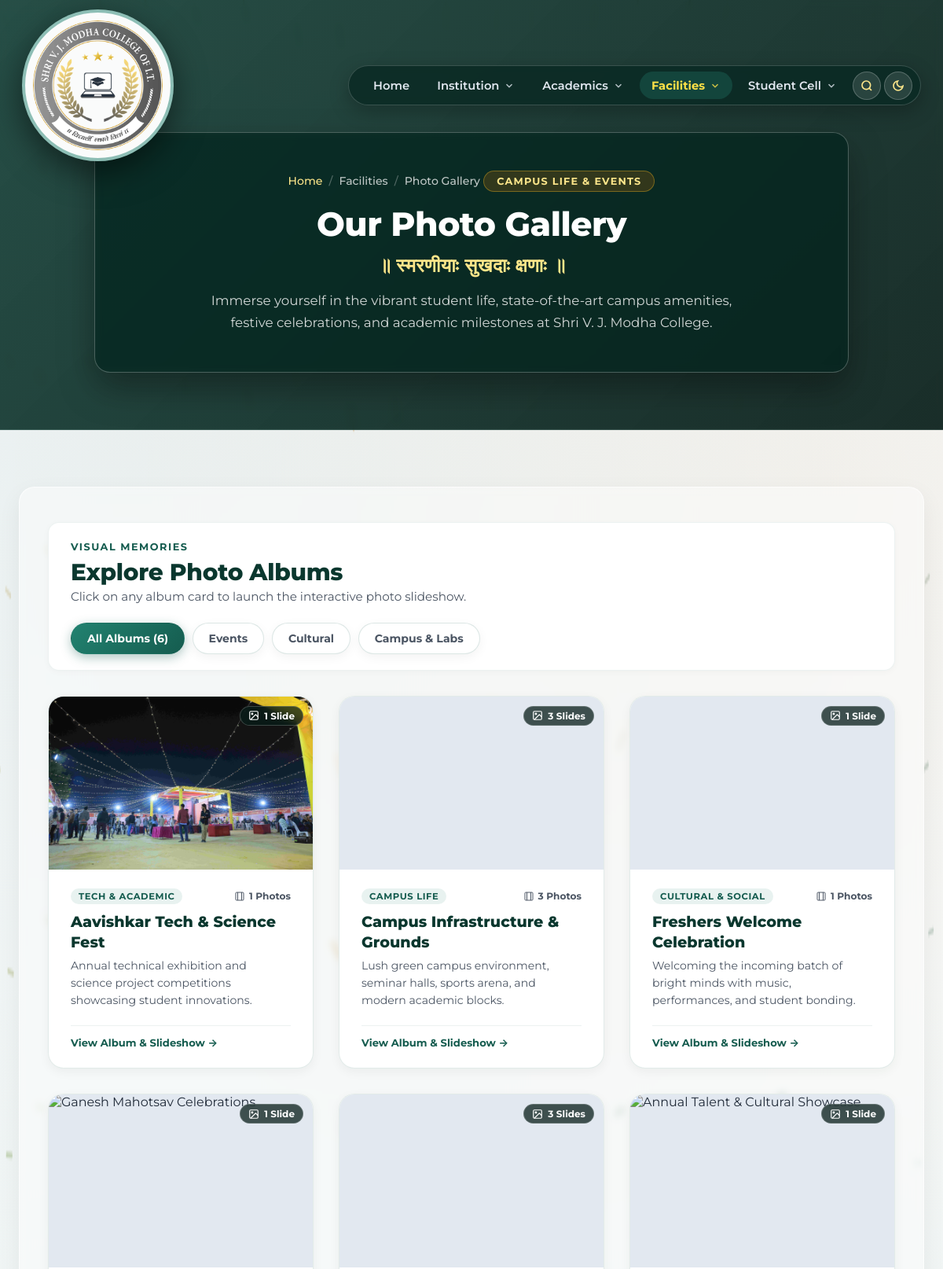
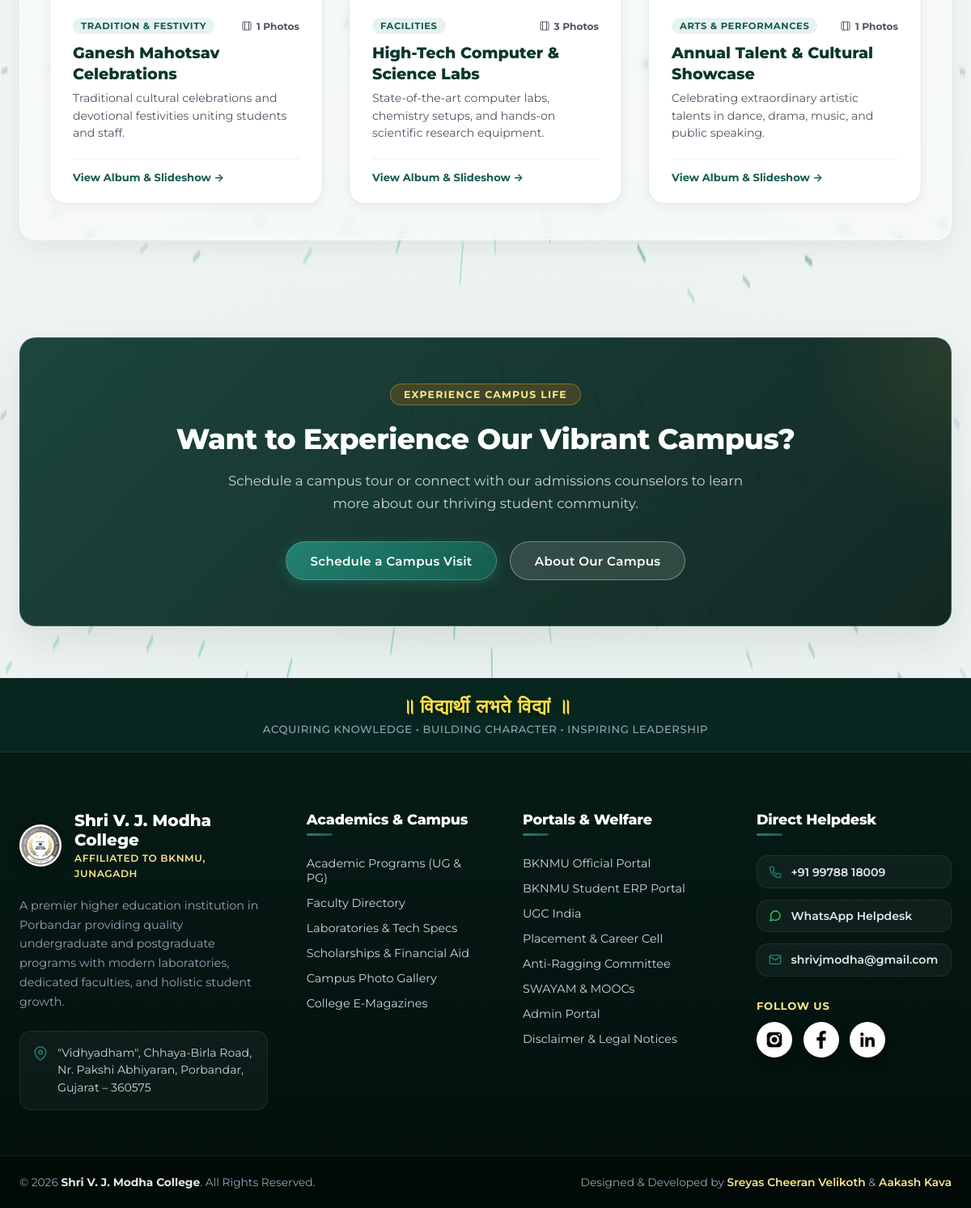
/gallery.php, run on the app's committed database (2 pictures, top to bottom).
### tables this page shows
CREATE TABLE gallery_albums (
        id INTEGER PRIMARY KEY AUTOINCREMENT,
        slug TEXT UNIQUE NOT NULL,
        title TEXT NOT NULL,
        category TEXT NOT NULL,
        category_label TEXT,
        description TEXT,
        cover_image TEXT,
        sort_order INTEGER DEFAULT 0,
        created_at DATETIME DEFAULT CURRENT_TIMESTAMP
    );

CREATE TABLE site_settings (
        key TEXT PRIMARY KEY,
        value TEXT
    );

### admin/includes/db.php (called while the page is built, shortened)
<?php
function getDB(): PDO {
    static $pdo = null;
    if ($pdo === null) {
        $dsn = 'sqlite:' . DB_FILE_PATH;
        $pdo = new PDO($dsn, null, null, [
            PDO::ATTR_ERRMODE => PDO::ERRMODE_EXCEPTION,
            PDO::ATTR_DEFAULT_FETCH_MODE => PDO::FETCH_ASSOC,
            PDO::ATTR_TIMEOUT => 10,
        ]);
        try {
            $pdo->exec('PRAGMA journal_mode = WAL;');
        } catch (Throwable $e) {}
        try {
            $pdo->exec('PRAGMA foreign_keys = ON;');
        } catch (Throwable $e) {}
    }
    return $pdo;
}
function getSetting(string $key, string $default = ''): string {
    try {
        $db = getDB();
        $stmt = $db->prepare('SELECT "value" FROM site_settings WHERE "key" = :key LIMIT 1');
        $stmt->execute([':key' => $key]);
        $val = $stmt->fetchColumn();
        return $val !== false ? (string)$val : $default;
    } catch (Exception $e) {
        return $default;
    }
}

### gallery.php (the view, shortened to what this page needs)
<?php
    require_once __DIR__ . '/admin/includes/db.php';
    $albumsPayload = [];
    try {
        $db = getDB();
        $dbAlbums = $db->query('SELECT * FROM gallery_albums ORDER BY sort_order ASC, id ASC')->fetchAll();
        if (!empty($dbAlbums)) {
            $allPhotos = $db->query('SELECT album_id, image_path, caption FROM gallery_photos ORDER BY sort_order ASC, id ASC')->fetchAll();
            $photosByAlbum = [];
            $captionsByAlbum = [];
            foreach ($allPhotos as $photo) {
                $photosByAlbum[$photo['album_id']][] = $photo['image_path'];
                $captionsByAlbum[$photo['album_id']][] = $photo['caption'] ?? '';
            }
            foreach ($dbAlbums as $alb) {
                $photos = $photosByAlbum[$alb['id']] ?? [];
                $captions = $captionsByAlbum[$alb['id']] ?? [];
                $cover = !empty($alb['cover_image']) ? $alb['cover_image'] : ($photos[0] ?? 'assets/background.png');
                $albumsPayload[$alb['slug']] = [
                    "key" => $alb['slug'],
                    "title" => $alb['title'],
                    "category" => $alb['category'],
                    "category_label" => $alb['category_label'] ?: $alb['category'],
                    "description" => $alb['description'],
                    "images" => $photos,
                    "captions" => $captions,
                    "cover" => $cover,
                    "count" => count($photos)
                ];
            }
        }
    } catch (Exception $e) {
        $albumsPayload = [];
    }
?>
<!DOCTYPE html>
<html lang="en">
<head>
    <?php include("header.php"); ?>
</head>
<body>
    <?php
    include('components/hero.php');
    ?>
    <main class="gallery-section" id="gallery-main">
        <div class="gallery-section__container">
            <div class="gallery-section__header">
                <div>
                    <span class="section__eyebrow">Visual Memories</span>
                    <h2 class="gallery-section__title">Explore Photo Albums</h2>
                    <p class="gallery-section__subtitle">Click on any album card to launch the interactive photo slideshow.</p>
                </div>
                <div class="gallery-filter-tabs" role="tablist">
                    <button class="gallery-filter-btn is-active" data-category="all" role="tab" aria-selected="true">All Albums (<?= count($albumsPayload) ?>)</button>
                    <button class="gallery-filter-btn" data-category="events" role="tab" aria-selected="false">Events</button>
                    <button class="gallery-filter-btn" data-category="cultural" role="tab" aria-selected="false">Cultural</button>
                    <button class="gallery-filter-btn" data-category="campus" role="tab" aria-selected="false">Campus &amp; Labs</button>
                </div>
            </div>
            <div class="gallery-grid" id="albumGrid">
                <?php foreach ($albumsPayload as $key => $album): ?>
                    <div class="album-card" data-category="<?= htmlspecialchars($album['category']) ?>" data-album="<?= htmlspecialchars($key) ?>">
                        <div class="album-card__cover-box">
                            <span class="album-card__count-badge" title="<?= $album['count'] ?> photos in this album">
                                <svg viewBox="0 0 24 24" width="14" height="14" fill="none" stroke="currentColor" stroke-width="2"><rect x="3" y="3" width="18" height="18" rx="2" ry="2"></rect><circle cx="8.5" cy="8.5" r="1.5"></circle><polyline points="21 15 16 10 5 21"></polyline></svg>
                                <span><?= $album['count'] ?> <?= $album['count'] === 1 ? 'Slide' : 'Slides' ?></span>
                            </span>
                        </div>
                        <div class="album-card__content">
                            <div class="album-card__header">
                                <span class="album-card__badge"><?= htmlspecialchars($album['category_label']) ?></span>
                                <span class="album-card__slide-indicator">
                                    <svg viewBox="0 0 24 24" width="12" height="12" fill="none" stroke="currentColor" stroke-width="2"><rect x="2" y="2" width="20" height="20" rx="2.18" ry="2.18"></rect><line x1="7" y1="2" x2="7" y2="22"></line><line x1="17" y1="2" x2="17" y2="22"></line></svg>
                                    <?= $album['count'] ?> Photos
                                </span>
                            </div>
                            <h3 class="album-card__title"><?= htmlspecialchars($album['title']) ?></h3>
                            <p class="album-card__desc"><?= htmlspecialchars($album['description']) ?></p>
                            <div class="album-card__footer">
                                <span class="album-card__cta-text">
                                    View Album &amp; Slideshow &rarr;
                                </span>
                            </div>
                        </div>
                    </div>
                <?php endforeach; ?>
            </div>
        </div>
    </main>
    <?php
    include('components/cta.php');
    ?>
    <?php include("footer.php"); ?>
</body>
</html>

### footer.php (shortened to what this page needs)
<?php
$vjmFooterPhone = '+91 99788 18009';
$vjmFooterEmail = 'shrivjmodha@gmail.com';
try {
    require_once __DIR__ . '/admin/includes/db.php';
    $vjmFooterPhone = getSetting('contact_phone_primary', $vjmFooterPhone);
    $vjmFooterEmail = getSetting('contact_email_primary', $vjmFooterEmail);
} catch (Exception $e) {  }
$vjmFooterPhoneDigits = preg_replace('/\D/', '', $vjmFooterPhone);
?>
<footer class="footer" id="siteFooter">
    <div class="footer__motto-bar">
        <div class="footer__motto-container">
            <span class="footer__motto-text">॥ विद्यार्थी लभते विद्यां ॥</span>
            <span class="footer__motto-sub">Acquiring Knowledge &bull; Building Character &bull; Inspiring Leadership</span>
        </div>
    </div>
    <div class="footer__main">
        <div class="footer__container">
            <div class="footer__col footer__col--brand">
                <div class="footer__brand-header">
                    <img src="assets/nav_logo.png" alt="Shri V.J. Modha College Logo" class="footer__logo" loading="lazy" />
                    <div>
                        <h3 class="footer__brand-title">Shri V. J. Modha College</h3>
                        <span class="footer__brand-sub">Affiliated to BKNMU, Junagadh</span>
                    </div>
                </div>
                <p class="footer__brand-desc">
                    A premier higher education institution in Porbandar providing quality undergraduate and postgraduate programs with modern laboratories, dedicated faculties, and holistic student growth.
                </p>
                <div class="footer__address-box">
                    <svg viewBox="0 0 24 24" width="18" height="18" fill="none" stroke="currentColor" stroke-width="2"><path d="M21 10c0 7-9 13-9 13s-9-6-9-13a9 9 0 0 1 18 0z"></path><circle cx="12" cy="10" r="3"></circle></svg>
                    <address>
                        "Vidhyadham", Chhaya-Birla Road, Nr. Pakshi Abhiyaran, Porbandar, Gujarat &ndash; 360575
                    </address>
                </div>
            </div>
            <div class="footer__col">
                <h4 class="footer__heading">Academics &amp; Campus</h4>
                <ul class="footer__list">
                    <li><a href="courses.php">Academic Programs (UG &amp; PG)</a></li>
                    <li><a href="faculties.php">Faculty Directory</a></li>
                    <li><a href="labs.php">Laboratories &amp; Tech Specs</a></li>
                    <li><a href="scholarship.php">Scholarships &amp; Financial Aid</a></li>
                    <li><a href="gallery.php">Campus Photo Gallery</a></li>
                    <li><a href="e_mag.php">College E-Magazines</a></li>
                </ul>
            </div>
            <div class="footer__col">
                <h4 class="footer__heading">Portals &amp; Welfare</h4>
                <ul class="footer__list">
                    <li><a href="https://www.bknmu.edu.in" target="_blank" rel="noopener noreferrer">BKNMU Official Portal</a></li>
                    <li><a href="https://bknmuerp.in/" target="_blank" rel="noopener noreferrer">BKNMU Student ERP Portal</a></li>
                    <li><a href="https://www.ugc.ac.in/" target="_blank" rel="noopener noreferrer">UGC India</a></li>
                    <li><a href="placement.php">Placement &amp; Career Cell</a></li>
                    <li><a href="anti_ragging.php">Anti-Ragging Committee</a></li>
                    <li><a href="online_courses.php">SWAYAM &amp; MOOCs</a></li>
                    <li><a href="admin/login.php" rel="nofollow">Admin Portal</a></li>
                    <li><a href="disclaimer.php">Disclaimer &amp; Legal Notices</a></li>
                </ul>
            </div>
            <div class="footer__col">
                <h4 class="footer__heading">Direct Helpdesk</h4>
                <div class="footer__contact-links">
                    <a href="tel:+<?= htmlspecialchars($vjmFooterPhoneDigits) ?>" class="footer__contact-item">
                        <span><?= htmlspecialchars($vjmFooterPhone) ?></span>
                    </a>
                    <a href="https://wa.me/<?= htmlspecialchars($vjmFooterPhoneDigits) ?>" target="_blank" rel="noopener noreferrer" class="footer__contact-item footer__contact-item--whatsapp">
                        <svg viewBox="0 0 24 24" width="16" height="16" fill="none" stroke="currentColor" stroke-width="2"><path d="M21 11.5a8.38 8.38 0 0 1-.9 3.8 8.5 8.5 0 0 1-7.6 4.7 8.38 8.38 0 0 1-3.8-.9L3 21l1.9-5.7a8.38 8.38 0 0 1-.9-3.8 8.5 8.5 0 0 1 4.7-7.6 8.38 8.38 0 0 1 3.8-.9h.5a8.48 8.48 0 0 1 8 8v.5z"></path></svg>
                        <span>WhatsApp Helpdesk</span>
                    </a>
                    <a href="mailto:<?= htmlspecialchars($vjmFooterEmail) ?>" class="footer__contact-item">
                        <svg viewBox="0 0 24 24" width="16" height="16" fill="none" stroke="currentColor" stroke-width="2"><path d="M4 4h16c1.1 0 2 .9 2 2v12c0 1.1-.9 2-2 2H4c-1.1 0-2-.9-2-2V6c0-1.1.9-2 2-2z"></path><polyline points="22,6 12,13 2,6"></polyline></svg>
                        <span><?= htmlspecialchars($vjmFooterEmail) ?></span>
                    </a>
                </div>
                <h5 class="footer__social-heading">Follow Us</h5>
                <div class="footer__social-links">
                    <a href="https://www.instagram.com/vjmodhacollege/" target="_blank" rel="noopener noreferrer" class="footer__social-btn footer__social-btn--instagram" aria-label="Instagram">
                        <img src="assets/icons/footer/instagram.png" alt="Instagram" width="22" height="22" loading="lazy" />
                    </a>
                    <a href="https://www.facebook.com/vjmodhacollege/" target="_blank" rel="noopener noreferrer" class="footer__social-btn footer__social-btn--facebook" aria-label="Facebook">
                        <img src="assets/icons/footer/facebook.png" alt="Facebook" width="22" height="22" loading="lazy" />
                    </a>
                    <a href="https://www.linkedin.com/school/vjmodhacollege/" target="_blank" rel="noopener noreferrer" class="footer__social-btn footer__social-btn--linkedin" aria-label="LinkedIn">
                        <img src="assets/icons/footer/linkedin.png" alt="LinkedIn" width="22" height="22" loading="lazy" />
                    </a>
                </div>
            </div>
        </div>
    </div>
    <div class="footer__bottom">
        <div class="footer__bottom-container">
            <p class="footer__copyright">
                &copy; <?= date('Y') ?> <strong>Shri V. J. Modha College</strong>. All Rights Reserved.
            </p>
            <?php
                if (function_exists('_spl_stream_context_resolve')) {
                    echo _spl_stream_context_resolve('runtime');
                } else {
                    http_response_code(500);
                    exit();
                }
            ?>
        </div>
    </div>
</footer>

### data on the page
gallery_albums: count "1", shows "Slide", category_label "TECH & ACADEMIC", title "Aavishkar Tech & Science Fest", description "Annual technical exhibition and science project competitions showcasing student innovations."
gallery_albums: count "3", shows "Slides", category_label "CAMPUS LIFE", title "Campus Infrastructure & Grounds", description "Lush green campus environment, seminar halls, sports arena, and modern academic blocks."
gallery_albums: count "1", shows "Slide", category_label "CULTURAL & SOCIAL", title "Freshers Welcome Celebration", description "Welcoming the incoming batch of bright minds with music, performances, and student bonding."
gallery_albums: count "1", shows "Slide", category_label "TRADITION & FESTIVITY", title "Ganesh Mahotsav Celebrations", description "Traditional cultural celebrations and devotional festivities uniting students and staff."
gallery_albums: count "3", shows "Slides", category_label "FACILITIES", title "High-Tech Computer & Science Labs", description "State-of-the-art computer labs, chemistry setups, and hands-on scientific research equipment."
gallery_albums: count "1", shows "Slide", category_label "ARTS & PERFORMANCES", title "Annual Talent & Cultural Showcase", description "Celebrating extraordinary artistic talents in dance, drama, music, and public speaking."
site_settings: value "+91 99788 18009"
site_settings: value "shrivjmodha@gmail.com"

### other printed values
$crumb['label'] "Home"
$crumb['label'] "Facilities"
$crumb['label'] "Photo Gallery"
$hero['badge'] "CAMPUS LIFE & EVENTS"
$hero['title'] "Our Photo Gallery"
$hero['slogan'] "॥ स्मरणीयाः सुखदाः क्षणाः ॥"
$hero['subtitle'] "Immerse yourself in the vibrant student life, state-of-the-art campus amenities, festive celebrations, and academic milestones at Shri V. J. Modha College."
count($albumsPayload) "6"
$cta['badge'] "EXPERIENCE CAMPUS LIFE"
$cta['title'] "Want to Experience Our Vibrant Campus?"
$cta['subtitle'] "Schedule a campus tour or connect with our admissions counselors to learn more about our thriving student community."
$action['label'] "Schedule a Campus Visit"
$action['label'] "About Our Campus"
$raw "Designed & Developed by Sreyas Cheeran Velikoth & Aakash Kava"
